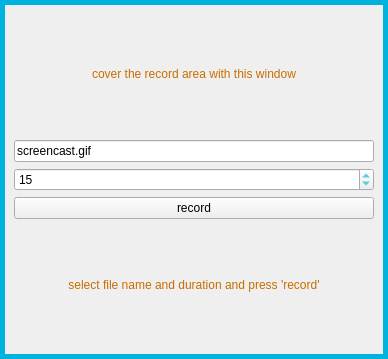
<?xml version="1.0" encoding="UTF-8"?>
<ui version="4.0">
 <class>MainWindow</class>
 <widget class="QMainWindow" name="MainWindow">
  <property name="geometry">
   <rect>
    <x>0</x>
    <y>0</y>
    <width>388</width>
    <height>359</height>
   </rect>
  </property>
  <property name="windowTitle">
   <string>MainWindow</string>
  </property>
  <property name="autoFillBackground">
   <bool>true</bool>
  </property>
  <widget class="QWidget" name="centralwidget">
   <layout class="QVBoxLayout" name="verticalLayout">
    <property name="leftMargin">
     <number>0</number>
    </property>
    <property name="topMargin">
     <number>0</number>
    </property>
    <property name="rightMargin">
     <number>0</number>
    </property>
    <property name="bottomMargin">
     <number>0</number>
    </property>
    <item>
     <widget class="QFrame" name="frm_main">
      <property name="palette">
       <palette>
        <active>
         <colorrole role="WindowText">
          <brush brushstyle="SolidPattern">
           <color alpha="255">
            <red>0</red>
            <green>178</green>
            <blue>222</blue>
           </color>
          </brush>
         </colorrole>
        </active>
        <inactive>
         <colorrole role="WindowText">
          <brush brushstyle="SolidPattern">
           <color alpha="255">
            <red>0</red>
            <green>178</green>
            <blue>222</blue>
           </color>
          </brush>
         </colorrole>
        </inactive>
        <disabled>
         <colorrole role="WindowText">
          <brush brushstyle="SolidPattern">
           <color alpha="255">
            <red>143</red>
            <green>146</green>
            <blue>147</blue>
           </color>
          </brush>
         </colorrole>
        </disabled>
       </palette>
      </property>
      <property name="frameShape">
       <enum>QFrame::Panel</enum>
      </property>
      <property name="frameShadow">
       <enum>QFrame::Plain</enum>
      </property>
      <property name="lineWidth">
       <number>5</number>
      </property>
      <layout class="QVBoxLayout" name="verticalLayout_2">
       <item>
        <widget class="QLabel" name="lbl_hint">
         <property name="palette">
          <palette>
           <active>
            <colorrole role="WindowText">
             <brush brushstyle="SolidPattern">
              <color alpha="255">
               <red>200</red>
               <green>109</green>
               <blue>0</blue>
              </color>
             </brush>
            </colorrole>
           </active>
           <inactive>
            <colorrole role="WindowText">
             <brush brushstyle="SolidPattern">
              <color alpha="255">
               <red>200</red>
               <green>109</green>
               <blue>0</blue>
              </color>
             </brush>
            </colorrole>
           </inactive>
           <disabled>
            <colorrole role="WindowText">
             <brush brushstyle="SolidPattern">
              <color alpha="255">
               <red>143</red>
               <green>146</green>
               <blue>147</blue>
              </color>
             </brush>
            </colorrole>
           </disabled>
          </palette>
         </property>
         <property name="text">
          <string>cover the record area with this window</string>
         </property>
         <property name="alignment">
          <set>Qt::AlignCenter</set>
         </property>
         <property name="wordWrap">
          <bool>true</bool>
         </property>
        </widget>
       </item>
       <item>
        <widget class="QLineEdit" name="le_filename">
         <property name="text">
          <string>screencast.gif</string>
         </property>
        </widget>
       </item>
       <item>
        <widget class="QSpinBox" name="sb_duration">
         <property name="maximum">
          <number>999</number>
         </property>
         <property name="value">
          <number>15</number>
         </property>
        </widget>
       </item>
       <item>
        <widget class="QPushButton" name="pb_record">
         <property name="text">
          <string>record</string>
         </property>
        </widget>
       </item>
       <item>
        <widget class="QLabel" name="label">
         <property name="palette">
          <palette>
           <active>
            <colorrole role="WindowText">
             <brush brushstyle="SolidPattern">
              <color alpha="255">
               <red>200</red>
               <green>109</green>
               <blue>0</blue>
              </color>
             </brush>
            </colorrole>
           </active>
           <inactive>
            <colorrole role="WindowText">
             <brush brushstyle="SolidPattern">
              <color alpha="255">
               <red>200</red>
               <green>109</green>
               <blue>0</blue>
              </color>
             </brush>
            </colorrole>
           </inactive>
           <disabled>
            <colorrole role="WindowText">
             <brush brushstyle="SolidPattern">
              <color alpha="255">
               <red>143</red>
               <green>146</green>
               <blue>147</blue>
              </color>
             </brush>
            </colorrole>
           </disabled>
          </palette>
         </property>
         <property name="text">
          <string>select file name and duration and press 'record'</string>
         </property>
         <property name="alignment">
          <set>Qt::AlignCenter</set>
         </property>
        </widget>
       </item>
      </layout>
     </widget>
    </item>
   </layout>
  </widget>
 </widget>
 <resources/>
 <connections/>
</ui>
